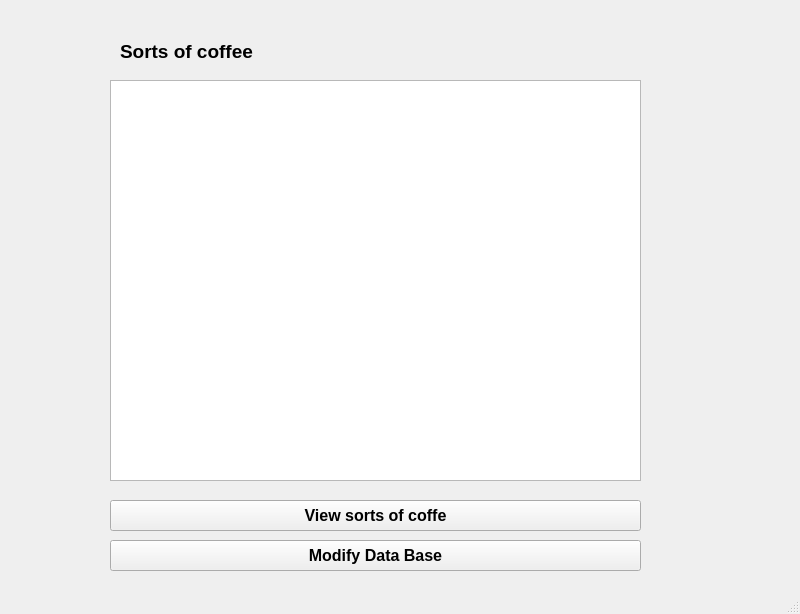
<?xml version="1.0" encoding="UTF-8"?>
<ui version="4.0">
 <class>MainWindow</class>
 <widget class="QMainWindow" name="MainWindow">
  <property name="geometry">
   <rect>
    <x>0</x>
    <y>0</y>
    <width>800</width>
    <height>614</height>
   </rect>
  </property>
  <property name="sizePolicy">
   <sizepolicy hsizetype="Minimum" vsizetype="Minimum">
    <horstretch>0</horstretch>
    <verstretch>0</verstretch>
   </sizepolicy>
  </property>
  <property name="minimumSize">
   <size>
    <width>800</width>
    <height>600</height>
   </size>
  </property>
  <property name="windowTitle">
   <string>Coffee</string>
  </property>
  <widget class="QWidget" name="centralwidget">
   <widget class="QTableWidget" name="tableWidget">
    <property name="geometry">
     <rect>
      <x>110</x>
      <y>80</y>
      <width>531</width>
      <height>401</height>
     </rect>
    </property>
    <property name="sizePolicy">
     <sizepolicy hsizetype="Minimum" vsizetype="Minimum">
      <horstretch>0</horstretch>
      <verstretch>0</verstretch>
     </sizepolicy>
    </property>
   </widget>
   <widget class="QPushButton" name="pushButton">
    <property name="geometry">
     <rect>
      <x>110</x>
      <y>500</y>
      <width>531</width>
      <height>31</height>
     </rect>
    </property>
    <property name="sizePolicy">
     <sizepolicy hsizetype="Minimum" vsizetype="Minimum">
      <horstretch>0</horstretch>
      <verstretch>0</verstretch>
     </sizepolicy>
    </property>
    <property name="minimumSize">
     <size>
      <width>531</width>
      <height>31</height>
     </size>
    </property>
    <property name="font">
     <font>
      <pointsize>12</pointsize>
      <weight>75</weight>
      <bold>true</bold>
     </font>
    </property>
    <property name="text">
     <string>View sorts of coffe</string>
    </property>
   </widget>
   <widget class="QLabel" name="label">
    <property name="geometry">
     <rect>
      <x>120</x>
      <y>40</y>
      <width>221</width>
      <height>23</height>
     </rect>
    </property>
    <property name="sizePolicy">
     <sizepolicy hsizetype="Minimum" vsizetype="Minimum">
      <horstretch>0</horstretch>
      <verstretch>0</verstretch>
     </sizepolicy>
    </property>
    <property name="minimumSize">
     <size>
      <width>221</width>
      <height>16</height>
     </size>
    </property>
    <property name="font">
     <font>
      <pointsize>14</pointsize>
      <weight>75</weight>
      <bold>true</bold>
     </font>
    </property>
    <property name="text">
     <string>Sorts of coffee</string>
    </property>
   </widget>
   <widget class="QPushButton" name="pushButton_2">
    <property name="geometry">
     <rect>
      <x>110</x>
      <y>540</y>
      <width>531</width>
      <height>31</height>
     </rect>
    </property>
    <property name="sizePolicy">
     <sizepolicy hsizetype="Minimum" vsizetype="Minimum">
      <horstretch>0</horstretch>
      <verstretch>0</verstretch>
     </sizepolicy>
    </property>
    <property name="minimumSize">
     <size>
      <width>531</width>
      <height>31</height>
     </size>
    </property>
    <property name="font">
     <font>
      <pointsize>12</pointsize>
      <weight>75</weight>
      <bold>true</bold>
     </font>
    </property>
    <property name="text">
     <string>Modify Data Base</string>
    </property>
   </widget>
  </widget>
  <widget class="QMenuBar" name="menubar">
   <property name="geometry">
    <rect>
     <x>0</x>
     <y>0</y>
     <width>800</width>
     <height>21</height>
    </rect>
   </property>
  </widget>
  <widget class="QStatusBar" name="statusbar"/>
 </widget>
 <resources/>
 <connections/>
</ui>
